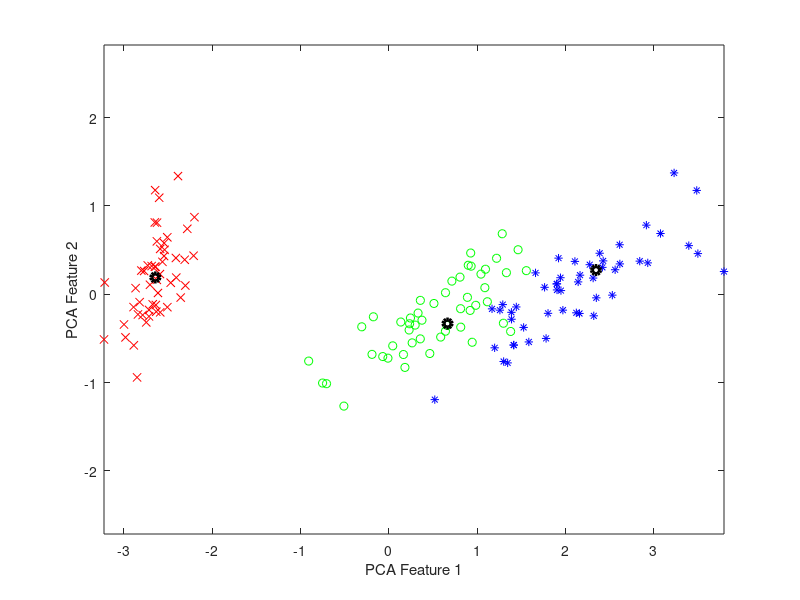

MATLAB code to generate this figure: (Note: this script raises an error after producing the figure.)
load fisheriris;
[~,~,s] = unique(species);
[~,D_pca] = pca(meas);

figure(1);
plot(D_pca(s==1,1), D_pca(s==1,2), 'rx');
hold on;
plot(D_pca(s==2,1), D_pca(s==2,2), 'go');
plot(D_pca(s==3,1), D_pca(s==3,2), 'b*');
xlabel('PCA Feature 1');
ylabel('PCA Feature 2');
axis equal;

[X,Y] = meshgrid([-4:0.01:4],[-2:0.01:2]);

% ------------------------------------------------------------------

rng(0); [cls,C] = kmeans(D_pca(:,1:2), 3);
plot(C(:,1), C(:,2), 'ko', 'LineWidth', 3);

dist1 = sqrt((C(1,1)-X).^2 + (C(1,2)-Y).^2);
dist2 = sqrt((C(2,1)-X).^2 + (C(2,2)-Y).^2);
dist3 = sqrt((C(3,1)-X).^2 + (C(3,2)-Y).^2);
cls3 = (dist3 < dist1) & (dist3 < dist2);
cls2 = ~cls3 & (dist2 < dist1);
cls1 = ~cls3 & ~cls2;
contour(X, Y, cls1, [1 1], 'k--');
contour(X, Y, cls2, [1 1], 'k--');
contour(X, Y, cls3, [1 1], 'k--');
[cls s]
accuracy = sum((4-cls) == s) / length(s) * 100

% ------------------------------------------------------------------

C = [mean(D_pca(s==1,:)); mean(D_pca(s==2,:)); mean(D_pca(s==3,:))];
plot(C(:,1), C(:,2), 'mo', 'LineWidth', 3);

dist1 = sqrt((C(1,1)-D_pca(:,1)).^2 + (C(1,2)-D_pca(:,2)).^2);
dist2 = sqrt((C(2,1)-D_pca(:,1)).^2 + (C(2,2)-D_pca(:,2)).^2);
dist3 = sqrt((C(3,1)-D_pca(:,1)).^2 + (C(3,2)-D_pca(:,2)).^2);
cls3 = (dist3 < dist1) & (dist3 < dist2);
cls2 = ~cls3 & (dist2 < dist1);
cls1 = ~cls3 & ~cls2;
cls = 3*cls3 + 2*cls2 + 1*cls1;
accuracy = sum(cls == s) / length(s) * 100